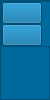
       <widget class="QFrame" name="left_menu_cont_frame">
        <property name="minimumSize">
         <size>
          <width>50</width>
          <height>0</height>
         </size>
        </property>
        <property name="maximumSize">
         <size>
          <width>20</width>
          <height>16777215</height>
         </size>
        </property>
        <property name="styleSheet">
         <string notr="true">background-color: rgb(0, 106, 159);</string>
        </property>
        <property name="frameShape">
         <enum>QFrame::StyledPanel</enum>
        </property>
        <property name="frameShadow">
         <enum>QFrame::Raised</enum>
        </property>
        <layout class="QHBoxLayout" name="horizontalLayout_9">
         <property name="spacing">
          <number>0</number>
         </property>
         <property name="leftMargin">
          <number>0</number>
         </property>
         <property name="topMargin">
          <number>0</number>
         </property>
         <property name="rightMargin">
          <number>0</number>
         </property>
         <property name="bottomMargin">
          <number>0</number>
         </property>
         <item alignment="Qt::AlignLeft|Qt::AlignTop">
          <widget class="QFrame" name="menu_frame">
           <property name="minimumSize">
            <size>
             <width>100</width>
             <height>0</height>
            </size>
           </property>
           <property name="frameShape">
            <enum>QFrame::StyledPanel</enum>
           </property>
           <property name="frameShadow">
            <enum>QFrame::Raised</enum>
           </property>
           <layout class="QGridLayout" name="gridLayout">
            <property name="leftMargin">
             <number>0</number>
            </property>
            <property name="topMargin">
             <number>0</number>
            </property>
            <property name="rightMargin">
             <number>0</number>
            </property>
            <property name="bottomMargin">
             <number>0</number>
            </property>
            <property name="spacing">
             <number>0</number>
            </property>
            <item row="0" column="0" alignment="Qt::AlignLeft">
             <widget class="QPushButton" name="pbtn_serial">
              <property name="text">
               <string/>
              </property>
              <property name="icon">
               <iconset resource="icons/icons.qrc">
                <normaloff>:/icons/icons8-television-50.png</normaloff>:/icons/icons8-television-50.png</iconset>
              </property>
              <property name="iconSize">
               <size>
                <width>40</width>
                <height>40</height>
               </size>
              </property>
             </widget>
            </item>
            <item row="1" column="0" alignment="Qt::AlignLeft">
             <widget class="QPushButton" name="pbtn_setting">
              <property name="text">
               <string/>
              </property>
              <property name="icon">
               <iconset resource="icons/icons.qrc">
                <normaloff>:/icons/icons8-setting-50.png</normaloff>:/icons/icons8-setting-50.png</iconset>
              </property>
              <property name="iconSize">
               <size>
                <width>40</width>
                <height>40</height>
               </size>
              </property>
             </widget>
            </item>
            <item row="0" column="1" alignment="Qt::AlignLeft">
             <widget class="QLabel" name="lb_serial">
              <property name="font">
               <font>
                <pointsize>10</pointsize>
               </font>
              </property>
              <property name="text">
               <string>Serial</string>
              </property>
              <property name="margin">
               <number>5</number>
              </property>
             </widget>
            </item>
            <item row="1" column="1" alignment="Qt::AlignLeft">
             <widget class="QLabel" name="lb_setting">
              <property name="font">
               <font>
                <pointsize>10</pointsize>
               </font>
              </property>
              <property name="text">
               <string>Setting</string>
              </property>
              <property name="margin">
               <number>5</number>
              </property>
             </widget>
            </item>
           </layout>
          </widget>
         </item>
        </layout>
       </widget>
